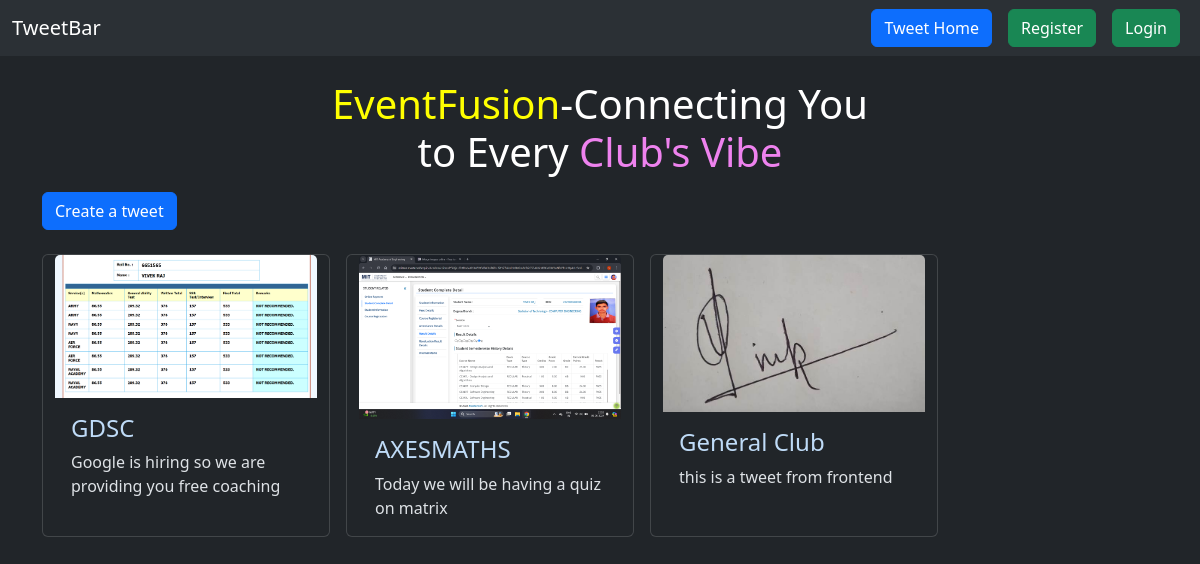
The page / on the database its author committed.
### tweet/models.py (models this page shows, shortened)
class Tweet(models.Model):
    user=models.ForeignKey(User, on_delete=models.CASCADE)
    club_name = models.CharField(max_length=40)
    text=models.TextField(max_length=240)
    photo=models.ImageField(upload_to='photos/', blank=True, null=True)
    created_at=models.DateTimeField(auto_now_add=True)
    updated_at=models.DateTimeField(auto_now=True)

### tweet/views.py (the view)
# urls.py: path('', views.tweet_list, name='tweet_list'),
def tweet_list(request):
    tweets = Tweet.objects.all().order_by('-created_at')
    return render(request, 'tweet_list.html', {'tweets': tweets})

### tweet/templates/tweet_list.html (shortened to what this page needs)
{% extends "layout.html" %}
{% block content %}
<h1 class="text-center text-white mt-4"><span class="text-red-500 bol" style="color: yellow;">EventFusion</span>-Connecting You <br> to Every <span class="text-red-500 bol" style="color: violet;">Club's Vibe</span>
</h1>
<a class="btn btn-primary mt-2 mb-4" href="{% url 'tweet_create' %}">Create a tweet</a>
<div class="container row gap-3">
    {% for tweet in tweets %}
    <div class="card" style="width: 18rem;">
        <img src="{{tweet.photo.url}}" class="card-img-top" alt="...">
        <div class="card-body">
          <h4 class="card-title" style="color: #bfdbf7;">{{tweet.club_name}}</h4>
          <p class="card-text">{{tweet.text}}</p>
        </div>
      </div>
    {% endfor %}
</div>
{% endblock content %}

### templates/layout.html (shortened to what this page needs)
{% load static %}
<!DOCTYPE html>
<html lang="en" data-bs-theme="dark">
<head>
    <link href="https://cdn.jsdelivr.net/npm/bootstrap@5.3.3/dist/css/bootstrap.min.css" rel="stylesheet">
</head>
<body>
  <nav class="navbar navbar-expand-lg bg-body-tertiary">
      <div class="container-fluid">
          <a class="navbar-brand" href="{% url 'tweet_list' %}">TweetBar</a>
          <div class="d-flex align-items-center">
              <a href="{% url 'tweet_list' %}" class="btn btn-primary mx-2">Tweet Home</a>
              {% if user.is_authenticated %}
              <form method="post" action="{% url 'logout' %}" class="mb-0">
                  {% csrf_token %}
                  <button class="btn btn-danger" type="submit">Logout</button>
              </form>
              {% else %}
              <a href="{% url 'register' %}" class="btn btn-success mx-2">Register</a>
              <a href="{% url 'login' %}" class="btn btn-success mx-2">Login</a>
              {% endif %}
          </div>
      </div>
  </nav>
  <div class="container">
      {% block content %}
      {% endblock %}
  </div>
</body>
</html>

### rows shown on the page
Tweet: photo (picture), club_name "GDSC", text "Google is hiring so we are providing you free coaching"
Tweet: photo (picture), club_name "AXESMATHS", text "Today we will be having a quiz on matrix"
Tweet: photo (picture), club_name "General Club", text "this is a tweet from frontend"
